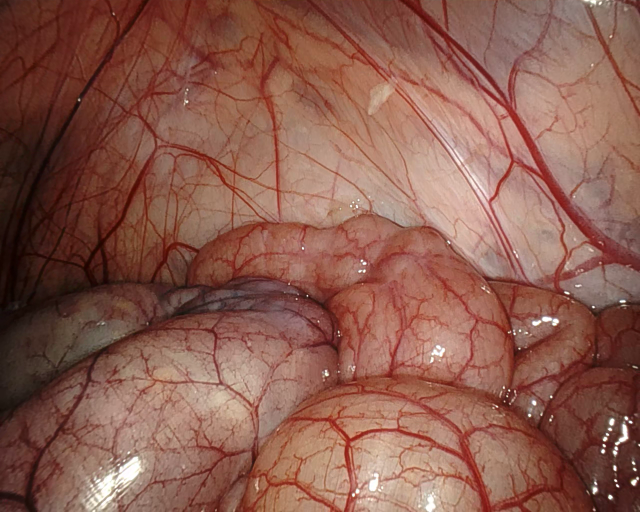
#> input picture JuanScripts/StructureFromMotionExp/sample_data/pc_depth_anything/frame_0298.png, 1280 x 1024 px (shown at 1/2 size); its folder holds 4 pictures in this run
$ python pc_from_depthanything.py
#> lines starting #> are read from the running program, lines starting #| are printed output that depends on the picture; pictures that were not available may be replaced by others from this repository, and a replacement may not be noted
from dataclasses import dataclass
from pathlib import Path

import cv2
import imageio.v2 as imageio
import matplotlib.pyplot as plt
import numpy as np
import open3d as o3d


# Approximate intrinsic matrix
def generate_camera_intrinsics(w, h, f=999):
    K = np.array(
        [
            [f, 0, w // 2],
            [0, f, h // 2],
            [0, 0, 1],
        ]
    ).astype(float)

    return K


@dataclass
class PinHoleCameraParams:
    fx: float
    fy: float
    cx: float
    cy: float
    W: float
    H: float


# [31 lines left out: function point_cloud_to_rgb_no_zbuffer, not called in this run]


def create_point_cloud_with_open3d(
    K: PinHoleCameraParams, rgb, depth, basedir, frame_id: int
):
    # [4 lines of commented-out code are left out]

    cam_model = o3d.camera.PinholeCameraIntrinsic(
        int(K.W), int(K.H), K.fx, K.fy, K.cx, K.cy
    )

    rgb_im = o3d.geometry.Image(rgb)
    depth_im = o3d.geometry.Image(depth)

    rgbd_image = o3d.geometry.RGBDImage.create_from_color_and_depth(
        rgb_im, depth_im, convert_rgb_to_intensity=False
    )
    pcd = o3d.geometry.PointCloud.create_from_rgbd_image(rgbd_image, cam_model)

    o3d.io.write_point_cloud(basedir / f"outputs/frame_{frame_id:04d}_pc.ply", pcd)

    print(cam_model)

    return pcd


def rays_to_pc(rgb, depth, K):
    u, v = np.meshgrid(np.arange(K.W), np.arange(K.H))
    u = u.flatten()
    v = v.flatten()
    depth = depth.flatten()

    # Remove points with zero depth
    valid = depth > 0
    u, v, depth = u[valid], v[valid], depth[valid]
    colors = rgb[v, u] / 255.0  # Normalize to [0,1]

    # Move to pixel center
    u = u + 0.5
    v = v + 0.5

    # backproject to 3D
    x = (u - K.cx) * depth / K.fx
    y = (v - K.cy) * depth / K.fy
    z = depth

    points_3d = np.vstack((x, y, z)).T  # Shape: (N, 3)

    return points_3d, colors

    ## Optionally it could be implemented with matrix multiplication
    # K = np.array([[fx, 0, cx],
    #             [0, fy, cy],
    #             [0,  0,  1]])
    ## Construct homogeneous 2D pixel coordinates
    # pixels_h = np.vstack((u, v, np.ones_like(u)))
    # # Compute 3D points using inverse projection
    # points_3d = np.linalg.inv(K) @ pixels_h * depth  # Shape: (3, N)
    # points_3d = points_3d.T  # Convert to (N, 3)


def create_point_cloud_with_rays(
    K: PinHoleCameraParams, rgb, depth, basedir, frame_id: int
):
    points_3d, colors = rays_to_pc(rgb, depth, K)

    # Create Open3D PointCloud
    pcd = o3d.geometry.PointCloud()
    pcd.points = o3d.utility.Vector3dVector(points_3d)
    pcd.colors = o3d.utility.Vector3dVector(colors)
    o3d.io.write_point_cloud(basedir / f"outputs/frame_{frame_id:04d}_pc_rays.ply", pcd)

    return pcd


def visualize_rgb_and_depth(rgb, depth):
    fig, ax = plt.subplots(1, 2, figsize=(10, 5))
    ax = ax.reshape(1, 2)

    ax[0, 0].imshow(rgb)
    ax[0, 0].set_title("Image 1 with Circle")
    ax[0, 0].axis("off")  # Turn off axis

    # Display the second image
    ax[0, 1].imshow(depth, cmap="gray")
    ax[0, 1].set_title("Image 2")
    ax[0, 1].axis("off")  # Turn off axis

    plt.show()


# [18 lines left out: function compare_projected_pc, not called in this run]

    ## PC to RGBD with Open3D
    ## https://www.open3d.org/docs/latest/python_example/geometry/point_cloud/index.html#point-cloud-to-rgbd-py
    ## https://github.com/isl-org/Open3D/issues/2596
    ## Didn't work => project_to_rgbd_image no available.

    # intrinsic = o3d.core.Tensor(
    #     ([[K.fx, 0, K.cx], [0, K.fy, K.cy], [0, 0, 1]])
    # ).to(o3d.core.Dtype.Float32)
    # rgbd_reproj = pc1.project_to_rgbd_image(
    #     intrinsic, K.W, K.H, depth_scale=1.0, depth_trunc=3.0
    # )
    # cv2.imwrite(
    #     str(
    #         basedir
    #         / f"outputs/projected_pc1_no_zbuffer_{rgbd_reproj.color:04d}_o3d.png"
    #     ),
    #     cv2.cvtColor(img_from_pc, cv2.COLOR_RGB2BGR),
    # )


def main():
    basedir = Path(__file__).resolve().parent

    frame_id = 298  # 379 or 14 or 298 (StereoMIS)
    rgb_path = f"./sample_data/pc_depth_anything/frame_{frame_id:04d}.png"
    depth_path = f"./sample_data/pc_depth_anything/depth_{frame_id:04d}.png"
    rgb = imageio.imread(basedir / rgb_path)
#> rgb is the input picture: shape (1024, 1280, 3); mean R, G, B 139.1, 91.8, 78.4
    disparity = imageio.imread(basedir / depth_path)
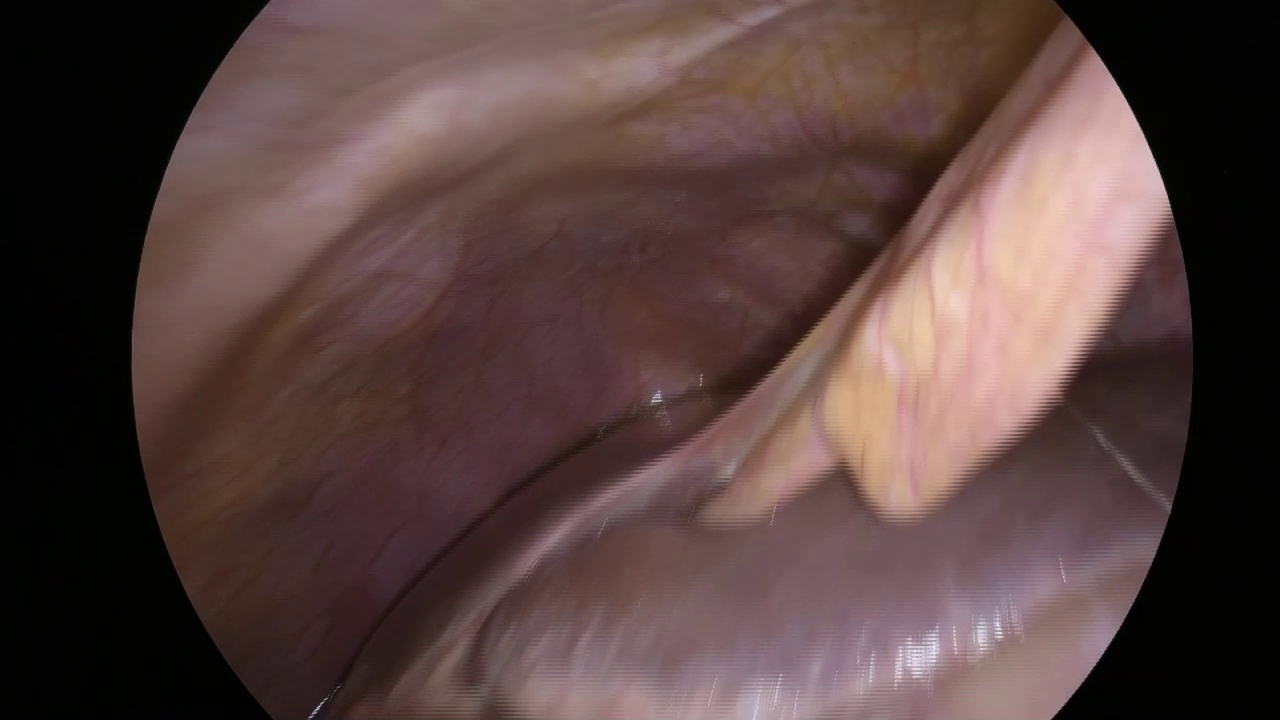
#> input picture JuanScripts/StructureFromMotionExp/sample_data/pc_depth_anything/frame_0014.png, 1280 x 720 px, given in place of depth_0298.png, which was not available
#> disparity is the input picture: shape (720, 1280, 3); mean R, G, B 87, 65.8, 63.6
    disparity = disparity.astype(np.float32)
    disparity_normalized = (
        disparity / 65535.0
    ) + 1  # Normalize to [1, 2] to avoid div by 0.
    scale = 1000  # Scale to see mesh in Open3D
    depth = scale / disparity_normalized
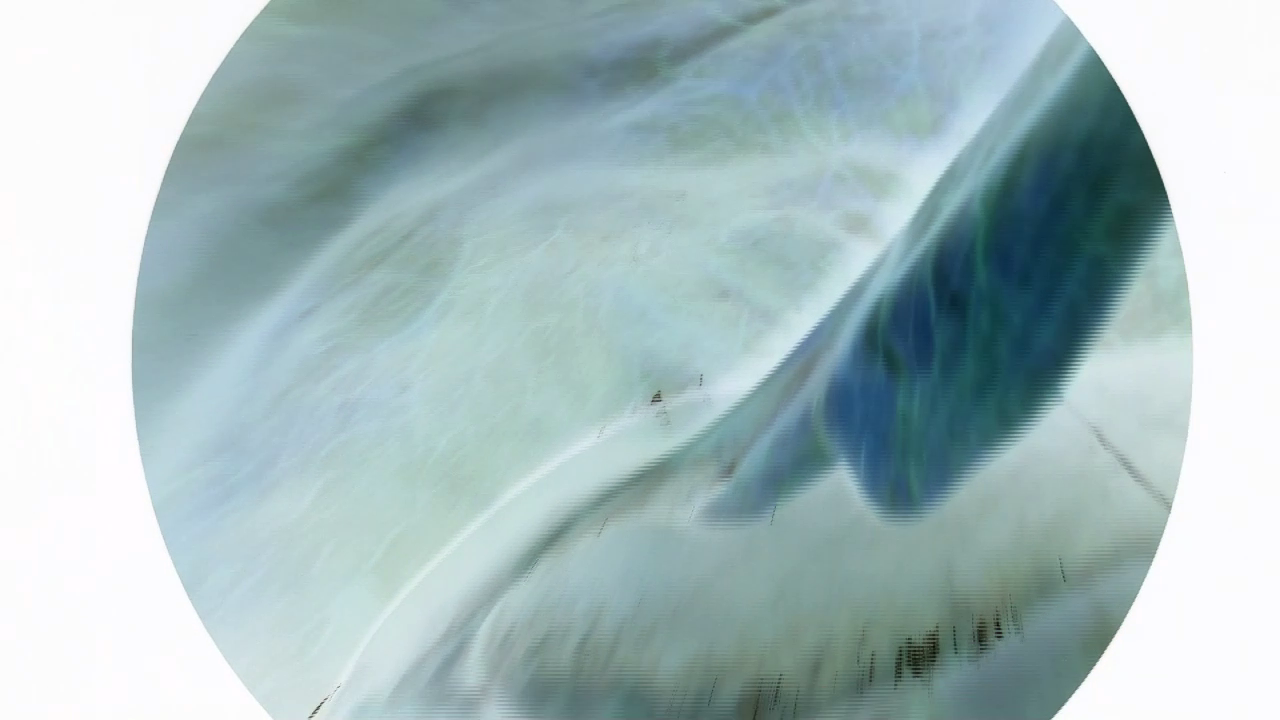
#> depth: shape (720, 1280, 3) float32; mean R, G, B 1006.4, 1006.4, 1006.4; drawn with min black and max white

    W = rgb.shape[1]
#> W = 1280
    H = rgb.shape[0]
#> H = 1024
    K = generate_camera_intrinsics(W, H)
    cam_params = PinHoleCameraParams(
        fx=K[0, 0],
        fy=K[1, 1],
        cx=K[0, 2],
        cy=K[1, 2],
        W=W,
        H=H,
    )

    visualize_rgb_and_depth(rgb, depth)
#> in visualize_rgb_and_depth, `plt.show()`:
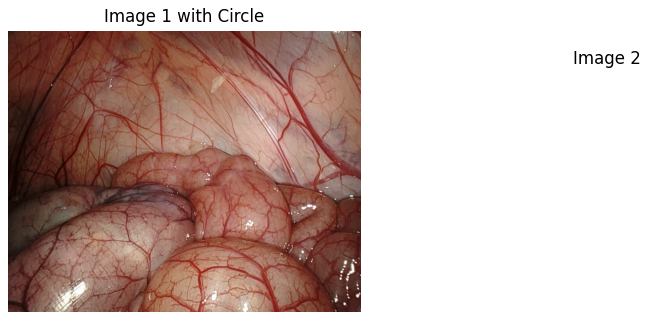
#> figure drawn by matplotlib, 2 panels
    pc1 = create_point_cloud_with_open3d(cam_params, rgb, depth, basedir, frame_id)
    pc2 = create_point_cloud_with_rays(cam_params, rgb, depth, basedir, frame_id)

    compare_projected_pc(cam_params, pc1, pc2, basedir, frame_id)

    # print(pcd)
    print(rgb.shape)
    print(K)


if __name__ == "__main__":
#> (the run stopped early here; a loop or call above may not have finished)
